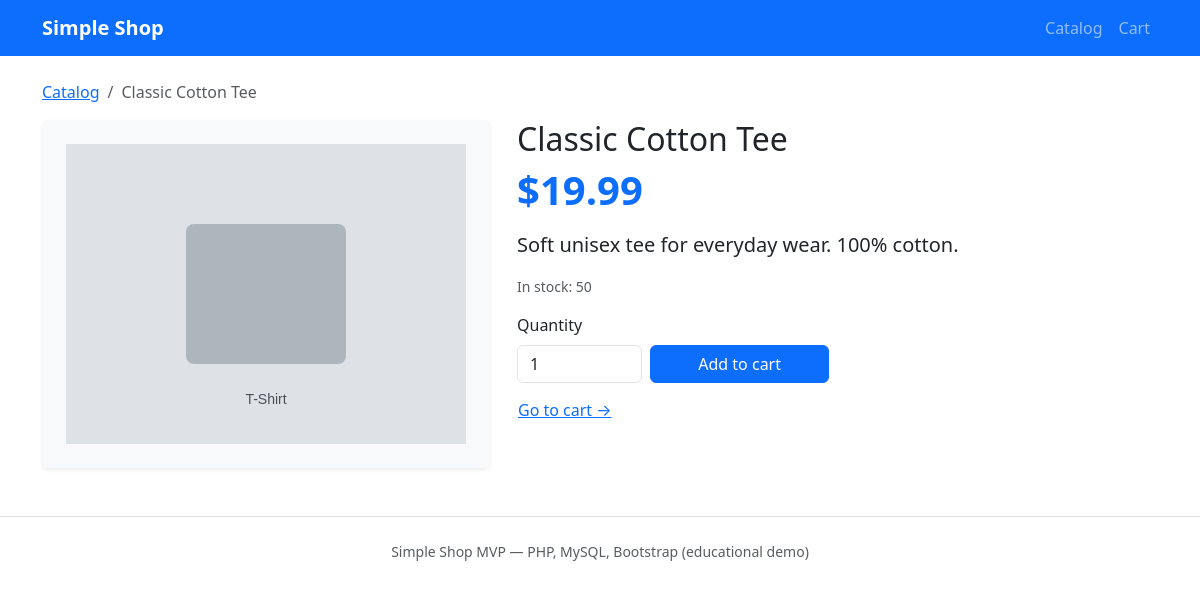
/product.php?slug=classic-cotton-tee, run on the app's committed database.
### tables this page shows
CREATE TABLE products (
    id INT UNSIGNED AUTO_INCREMENT PRIMARY KEY,
    name VARCHAR(120) NOT NULL,
    slug VARCHAR(120) NOT NULL UNIQUE,
    description TEXT NOT NULL,
    price DECIMAL(10, 2) NOT NULL,
    image_url VARCHAR(255) NOT NULL DEFAULT 'assets/images/placeholder.svg',
    stock INT UNSIGNED NOT NULL DEFAULT 100,
    created_at TIMESTAMP DEFAULT CURRENT_TIMESTAMP
);

### includes/bootstrap.php (called while the page is built, shortened)
<?php
function format_money(float $amount): string
{
    return '$' . number_format($amount, 2);
}
function e(string $value): string
{
    return htmlspecialchars($value, ENT_QUOTES, 'UTF-8');
}

### product.php (the view, shortened to what this page needs)
<?php
require_once __DIR__ . '/includes/bootstrap.php';
$slug = trim($_GET['slug'] ?? '');
$stmt = $pdo->prepare('SELECT * FROM products WHERE slug = ? LIMIT 1');
$stmt->execute([$slug]);
$product = $stmt->fetch();
require __DIR__ . '/includes/header.php';
?>
<nav aria-label="breadcrumb" class="mb-3">
    <ol class="breadcrumb">
        <li class="breadcrumb-item"><a href="index.php">Catalog</a></li>
        <li class="breadcrumb-item active"><?= e($product['name']) ?></li>
    </ol>
</nav>
<div class="row g-4 align-items-start">
    <div class="col-md-5">
        <img src="<?= e($product['image_url']) ?>" class="img-fluid rounded shadow-sm product-detail-img" alt="<?= e($product['name']) ?>">
    </div>
    <div class="col-md-7">
        <h1 class="h2"><?= e($product['name']) ?></h1>
        <p class="display-6 text-primary fw-bold"><?= format_money((float) $product['price']) ?></p>
        <p class="lead"><?= e($product['description']) ?></p>
        <p class="text-muted small">In stock: <?= (int) $product['stock'] ?></p>
        <form method="post" class="row g-2 align-items-end" style="max-width: 320px;">
            <div class="col-5">
                <label for="quantity" class="form-label">Quantity</label>
                <input type="number" name="quantity" id="quantity" class="form-control" value="1" min="1" max="<?= (int) $product['stock'] ?>">
            </div>
            <div class="col-7">
                <button type="submit" name="add_to_cart" value="1" class="btn btn-primary w-100">Add to cart</button>
            </div>
        </form>
        <a href="cart.php" class="btn btn-link mt-2 ps-0">Go to cart →</a>
    </div>
</div>
<?php require __DIR__ . '/includes/footer.php'; ?>

### assets/css/style.css (style rules this page uses)
.product-detail-img { background: #f8f9fa; padding: 1.5rem; }

### data on the page
products: name "Classic Cotton Tee", image_url (picture), price "$19.99", description "Soft unisex tee for everyday wear. 100% cotton.", stock "50"
